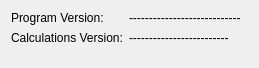
<?xml version="1.0" encoding="UTF-8"?>
<ui version="4.0">
 <class>AboutDialog</class>
 <widget class="QDialog" name="AboutDialog">
  <property name="geometry">
   <rect>
    <x>0</x>
    <y>0</y>
    <width>259</width>
    <height>68</height>
   </rect>
  </property>
  <property name="windowTitle">
   <string>About</string>
  </property>
  <layout class="QFormLayout" name="formLayout">
   <item row="3" column="0">
    <widget class="QLabel" name="label_3">
     <property name="text">
      <string>Calculations Version:</string>
     </property>
     <property name="textFormat">
      <enum>Qt::RichText</enum>
     </property>
    </widget>
   </item>
   <item row="3" column="1">
    <widget class="QLabel" name="CalculationsVerlabel">
     <property name="text">
      <string>-------------------------  </string>
     </property>
     <property name="textFormat">
      <enum>Qt::RichText</enum>
     </property>
    </widget>
   </item>
   <item row="2" column="0">
    <widget class="QLabel" name="label">
     <property name="text">
      <string>Program Version:  </string>
     </property>
     <property name="textFormat">
      <enum>Qt::RichText</enum>
     </property>
    </widget>
   </item>
   <item row="2" column="1">
    <widget class="QLabel" name="ProgramVerlabel">
     <property name="text">
      <string>----------------------------</string>
     </property>
     <property name="textFormat">
      <enum>Qt::RichText</enum>
     </property>
    </widget>
   </item>
  </layout>
 </widget>
 <resources/>
 <connections/>
</ui>
